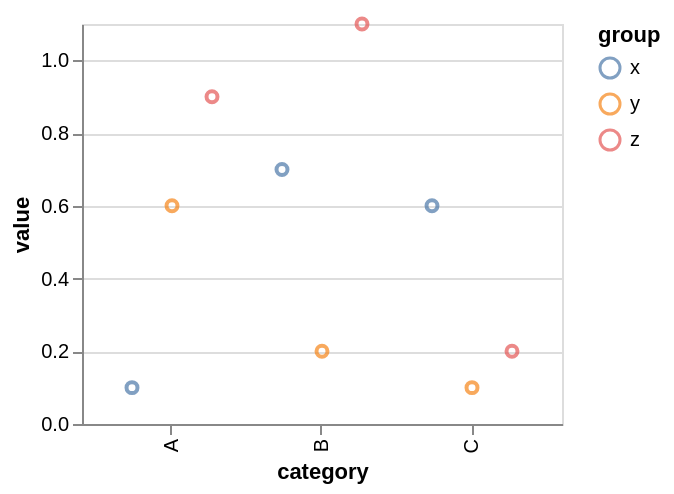

Specify this chart in Vega-Lite:
### Vega specification from a JSON file in a GitHub repository (floating-point values rounded to 4 significant figures)
{"$schema": "https://vega.github.io/schema/vega/v5.json", "background": "white", "padding": 5, "height": 200, "style": "cell", "data": [{"name": "source_0", "values": [{"category": "A", "group": "x", "value": 0.1}, {"category": "A", "group": "y", "value": 0.6}, {"category": "A", "group": "z", "value": 0.9}, {"category": "B", "group": "x", "value": 0.7}, {"category": "B", "group": "y", "value": 0.2}, {"category": "B", "group": "z", "value": 1.1}, {"category": "C", "group": "x", "value": 0.6}, {"category": "C", "group": "y", "value": 0.1}, {"category": "C", "group": "z", "value": 0.2}]}, {"name": "data_0", "source": "source_0", "transform": [{"type": "filter", "expr": "isValid(datum[\"value\"]) && isFinite(+datum[\"value\"])"}]}], "signals": [{"name": "x_step", "update": "20 * domain('xOffset').length / (1-0.2)"}, {"name": "width", "update": "bandspace(domain('x').length, 0.2, 0.2) * x_step"}], "marks": [{"name": "marks", "type": "symbol", "style": ["point"], "from": {"data": "data_0"}, "encode": {"update": {"opacity": {"value": 0.7}, "fill": {"value": "transparent"}, "stroke": {"scale": "color", "field": "group"}, "ariaRoleDescription": {"value": "point"}, "description": {"signal": "\"category: \" + (\"\" + datum[\"category\"]) + \"; value: \" + (!isValid(datum[\"value\"]) || !isFinite(+datum[\"value\"]) ? \"\" + datum[\"value\"] : format(datum[\"value\"], \"\")) + \"; group: \" + (\"\" + datum[\"group\"])"}, "x": {"scale": "x", "field": "category", "offset": {"scale": "xOffset", "field": "group"}}, "y": {"scale": "y", "field": "value"}}}}], "scales": [{"name": "x", "type": "band", "domain": {"data": "data_0", "field": "category", "sort": true}, "range": {"step": {"signal": "x_step"}}, "paddingInner": 0.2, "paddingOuter": 0.2}, {"name": "y", "type": "linear", "domain": {"data": "data_0", "field": "value"}, "range": [{"signal": "height"}, 0], "nice": true, "zero": true}, {"name": "xOffset", "type": "point", "domain": {"data": "data_0", "field": "group", "sort": true}, "range": {"step": 20}, "paddingOuter": 0.5}, {"name": "color", "type": "ordinal", "domain": {"data": "data_0", "field": "group", "sort": true}, "range": "category"}], "axes": [{"scale": "y", "orient": "left", "gridScale": "x", "grid": true, "tickCount": {"signal": "ceil(height/40)"}, "domain": false, "labels": false, "aria": false, "maxExtent": 0, "minExtent": 0, "ticks": false, "zindex": 0}, {"scale": "x", "orient": "bottom", "grid": false, "title": "category", "labelAlign": "right", "labelAngle": 270, "labelBaseline": "middle", "zindex": 0}, {"scale": "y", "orient": "left", "grid": false, "title": "value", "labelOverlap": true, "tickCount": {"signal": "ceil(height/40)"}, "zindex": 0}], "legends": [{"stroke": "color", "symbolType": "circle", "title": "group", "encode": {"symbols": {"update": {"fill": {"value": "transparent"}, "opacity": {"value": 0.7}}}}}]}
